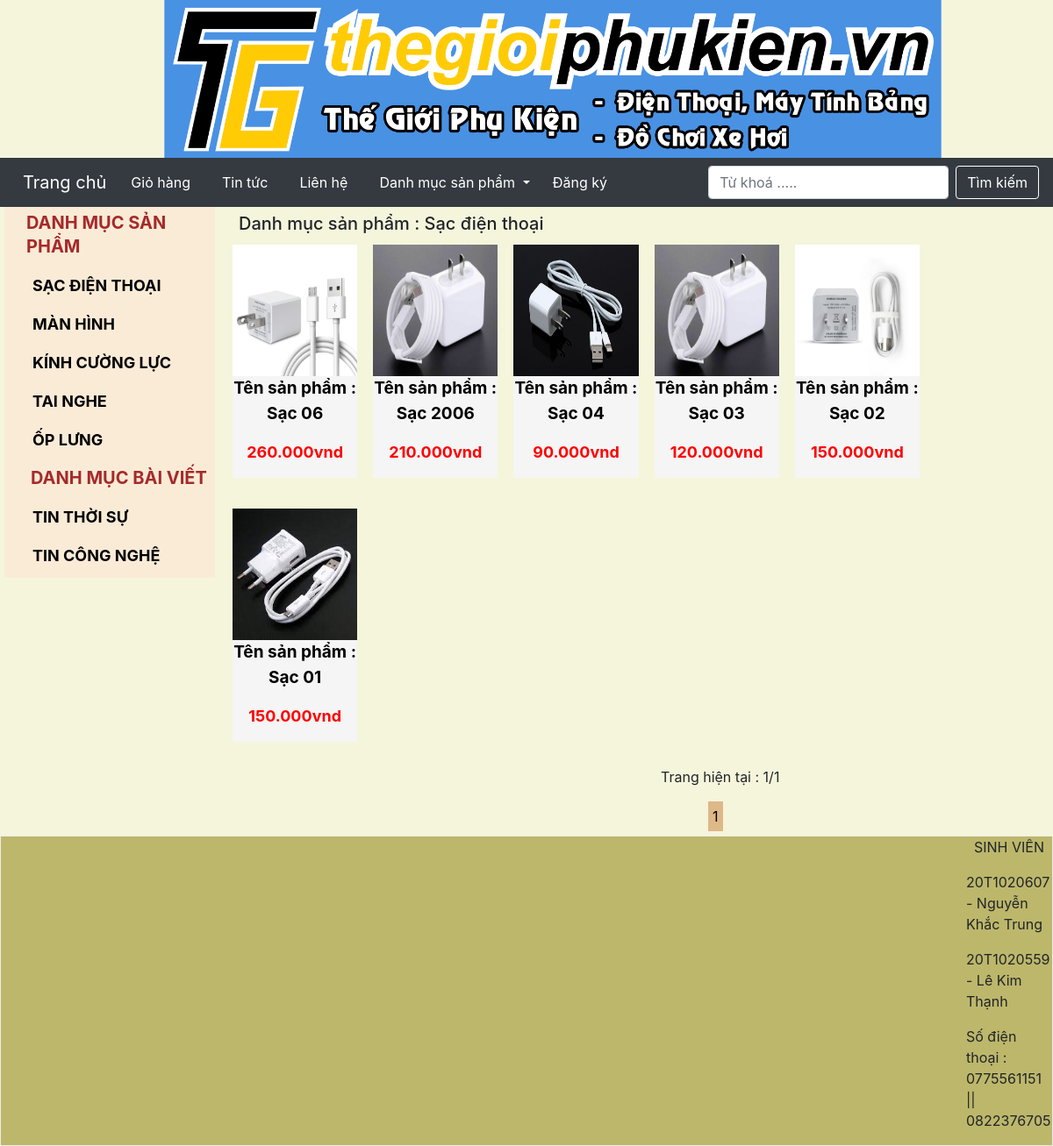
/wedbanhang/pages/index.php?ql=danhmucsanpham&id=34, run on the app's committed database.
### tables this page shows
CREATE TABLE `tbl_danhmuc` (
  `id_danhmuc` int(11) NOT NULL,
  `tendanhmuc` varchar(100) NOT NULL,
  `thutu` int(11) NOT NULL
);

CREATE TABLE `tbl_danhmucbaiviet` (
  `id_danhmucbaiviet` int(11) NOT NULL,
  `tendanhmuc_baiviet` varchar(255) NOT NULL,
  `thutu` int(11) NOT NULL
);

CREATE TABLE `tbl_sanpham` (
  `id_sanpham` int(11) NOT NULL,
  `tensanpham` varchar(250) NOT NULL,
  `masp` varchar(100) NOT NULL,
  `giasp` varchar(50) NOT NULL,
  `soluong` int(11) NOT NULL,
  `hinhanh` varchar(50) NOT NULL,
  `tomtat` longtext NOT NULL,
  `noidung` longtext NOT NULL,
  `tinhtrang` int(11) NOT NULL,
  `id_danhmuc` int(11) NOT NULL
);

### wedbanhang/pages/main/danhmuc.php (the view, shortened to what this page needs)
<?php
	if(isset($_GET['trang'])){
		$page = $_GET['trang'];
	}else{
		$page ='1';
	}
	if($page == '' || $page==1){
		$begin = 0;
	}
	else{
		$begin = ($page*12)-12;
	}
	$id=$_GET['id'];
	$sql_pro = "SELECT * FROM tbl_sanpham WHERE tbl_sanpham.id_danhmuc ='$_GET[id]'
	ORDER BY id_sanpham DESC lIMIT $begin,12";
    $query_pro= mysqli_query($mysqli,$sql_pro);
	$sql_cate = "SELECT * FROM tbl_danhmuc WHERE tbl_danhmuc.id_danhmuc ='$_GET[id]' LIMIT 1";
    $query_cate= mysqli_query($mysqli,$sql_cate);
	$row_title = mysqli_fetch_array($query_cate);
?>
<h3 style="padding-left: 20px;font-size: 20px;margin-top:7px;margin-bottom: 5px;"> Danh mục sản phẩm : <?php echo $row_title['tendanhmuc']?> </h3>
				<ul class ="product_list">
					<?php
					while($row_pro =mysqli_fetch_array($query_pro)){
					?>
					<li>
						<a href="index.php?ql=sanpham&id=<?php echo $row_pro['id_sanpham'] ?>">
							<img src ="../admincp/uploads/<?php echo $row_pro['hinhanh'] ?>  ">
							<p class="title_product">Tên sản phẩm : <?php echo $row_pro['tensanpham'] ?></p>
							<p class="price"><?php echo number_format($row_pro['giasp'],0,',','.').'vnd' ?></p>
						</a>
					</li>
					<?php
					}
					?>
				</ul>
				<?php
					$sql_trang= mysqli_query($mysqli,"SELECT * FROM tbl_sanpham WHERE id_danhmuc = '$_GET[id]'");
					$row_count = mysqli_num_rows($sql_trang);
					$trang= ceil($row_count/12);
				?>
				<p class="trang">Trang hiện tại : <?php echo $page?>/<?php echo $trang?> </p>
				<ul class="list_trang">
					<?php
						for($i =1 ;$i<=$trang;$i++){
					?>
							<li><a <?php if($i == $page){
								echo 'style="color:black"';
								}else{
								echo '';
								}
								?>
						href="index.php?ql=danhmucsanpham&id=<?php echo $id?>&trang=<?php echo $i?>"><?php  echo $i ?></a></li>
					<?php
						}
					?>
				</ul>

### wedbanhang/pages/sidebar/sidebar.php
<div class="a">
<div class="sidebar">
				<ul class="list_sidebar">
				<p
				style="font-size: 20px;
						font-weight: bold;
						padding: 5px;
						color: brown;
						font-size: 20px;
    					padding-left: 25px;
						margin: auto;text-transform:uppercase"
				>Danh mục sản phẩm</p>
				<?php
					$sql_danhmuc = "SELECT * FROM tbl_danhmuc ORDER BY id_danhmuc DESC";
					$query_danhmuc= mysqli_query($mysqli,$sql_danhmuc);
					while($row=mysqli_fetch_array($query_danhmuc)){
				?>
				<li><a style="text-transform:uppercase;padding-left: 20px;" href="index.php?ql=danhmucsanpham&id=<?php echo $row['id_danhmuc'] ?>"><?php echo $row['tendanhmuc']?></a></li>
				<?php
					}
				?>
			</ul>
			<ul class="list_sidebar">
				<p
				style="font-size: 20px;
						font-weight: bold;
						padding: 5px;
						color: brown;
						padding-left: 30px;
						margin: auto;text-transform:uppercase"
				>Danh mục bài viết</p>
				<?php
					$sql_danhmucbv = "SELECT * FROM tbl_danhmucbaiviet ORDER BY id_danhmucbaiviet DESC";
					$query_danhmucbv= mysqli_query($mysqli,$sql_danhmucbv);
					while($row=mysqli_fetch_array($query_danhmucbv)){
				?>
				<li><a style="text-transform:uppercase;padding-left: 20px;" href="index.php?ql=danhmucbaiviet&id=<?php echo $row['id_danhmucbaiviet'] ?>"><?php echo $row['tendanhmuc_baiviet']?></a></li>
				<?php
					}
				?>
			</ul>
			</div>
</div>

### wedbanhang/pages/style.css (style rules this page uses)
body { margin: 0; padding: 0; }
.sidebar { height: auto; width: 20%; margin-left: 5px; float: left; background: antiquewhite; }
ul.list_sidebar { padding: 0; margin: 0; width: 100%; border: 1px ; list-style : none; line-height: 27px; }
ul.list_sidebar li { margin: 7px; padding: 5px; }
ul.list_sidebar li a { text-decoration: none; text-align: left; color: black; display: block; font-size: 18px; font-weight: bold; }
ul.product_list { padding: 0; margin: 0; list-style: none; width: 100%; }
ul.product_list li { width: 15%; margin-top: 7px; margin-left: 13px; margin-right: 5px; margin-bottom: 28px; float: left; background: whitesmoke; height: auto; }
ul.product_list li img { height: 150px; width: 100%; }
ul.product_list li a { text-decoration: none; }
p.title_product { text-align: center; color: #000; font-size: 19px; font-weight: bold; }
p.price { text-align: center; color: red; font-size: 18px; font-weight: bold; }
ul.list_trang { padding: 0; margin: 0; padding-left: 550px; list-style: none; }
ul.list_trang li { float: left; padding: 5px; margin: 5px; margin-top:unset; background: burlywood; }
ul.list_trang li a { color: #000; text-align: center; text-decoration: none; }
p.trang { padding-left: 501px; }

### data on the page
tbl_danhmuc: tendanhmuc "SẠC ĐIỆN THOẠI", tendanhmuc "Sạc điện thoại"
tbl_danhmuc: tendanhmuc "MÀN HÌNH"
tbl_danhmuc: tendanhmuc "KÍNH CƯỜNG LỰC"
tbl_danhmuc: tendanhmuc "TAI NGHE"
tbl_danhmuc: tendanhmuc "ỐP LƯNG"
tbl_danhmucbaiviet: tendanhmuc_baiviet "TIN THỜI SỰ"
tbl_danhmucbaiviet: tendanhmuc_baiviet "TIN CÔNG NGHỆ"
tbl_sanpham: hinhanh (picture), tensanpham "Sạc 06", giasp "260.000"
tbl_sanpham: hinhanh (picture), tensanpham "Sạc 2006", giasp "210.000"
tbl_sanpham: hinhanh (picture), tensanpham "Sạc 04", giasp "90.000"
tbl_sanpham: hinhanh (picture), tensanpham "Sạc 03", giasp "120.000"
tbl_sanpham: hinhanh (picture), tensanpham "Sạc 02", giasp "150.000"
tbl_sanpham: hinhanh (picture), tensanpham "Sạc 01", giasp "150.000"

### other printed values
$page "1"
$trang "1"
